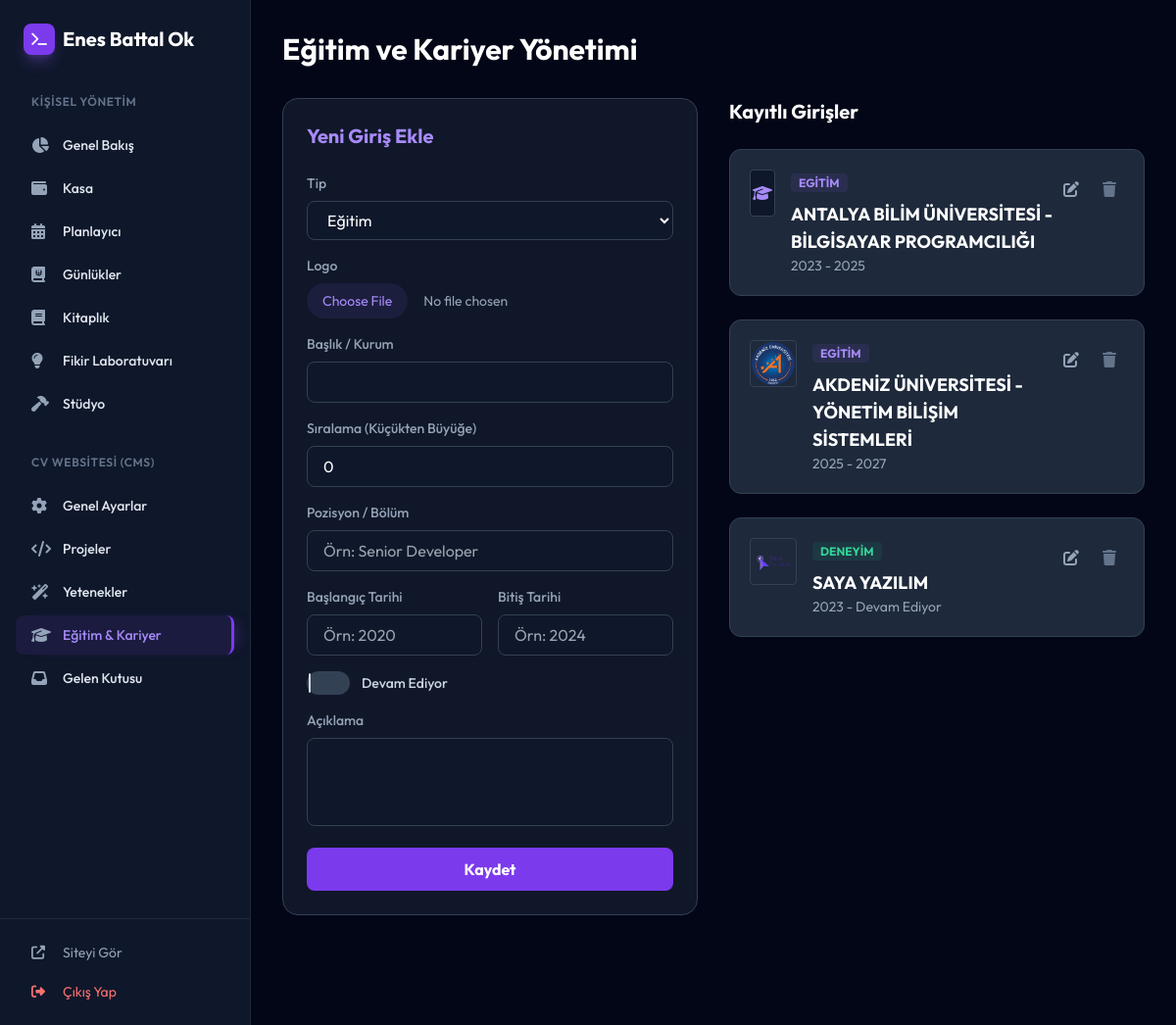
The page /admin/resume (signed in) on the database its author committed.
### models.py (models this page shows)
class YolHaritasi(db.Model):
    id = db.Column(db.Integer, primary_key=True)
    kategori_id = db.Column(db.Integer, db.ForeignKey('calisma_kategori.id'), nullable=True)
    baslik = db.Column(db.String(200), nullable=False)
    durum = db.Column(db.String(50))
    notlar = db.Column(db.Text)
    tip = db.Column(db.String(50)) # 'Egitim' veya 'Deneyim'
    tarih_araligi = db.Column(db.String(100))
    logo_url = db.Column(db.String(255))
    order_index = db.Column(db.Integer, default=0)
    start_date = db.Column(db.String(50))
    end_date = db.Column(db.String(50))
    is_active = db.Column(db.Boolean, default=False)
    position = db.Column(db.String(100))
    degree = db.Column(db.String(100)) # Yeni alan: Eğitim Derecesi
    kategori = db.relationship('CalismaKategori', backref=db.backref('yol_haritalari', lazy=True))

### main.py (the view, shortened to what this page needs)
    @app.route('/admin/resume', methods=['GET', 'POST'])
    @login_required
    def admin_resume():
        items = YolHaritasi.query.order_by(YolHaritasi.order_index.asc()).all()
        return render_template('admin_resume.html', items=items)

### templates/admin_resume.html (shortened to what this page needs)
{% extends "admin_base.html" %}
{% block content %}
<div class="pb-20">
    <h1 class="text-3xl font-bold text-white mb-8">Eğitim ve Kariyer Yönetimi</h1>
    <div class="grid grid-cols-1 lg:grid-cols-2 gap-8">
        <div class="bg-slate-800/50 p-6 rounded-2xl border border-slate-700 h-fit">
            <h2 class="text-xl font-bold text-violet-400 mb-6">Yeni Giriş Ekle</h2>
            <form action="{{ url_for('admin_resume') }}" method="POST" enctype="multipart/form-data" class="space-y-4">
                <div>
                    <label class="block text-sm font-medium text-slate-400 mb-2">Tip</label>
                    <select name="tip" class="w-full px-4 py-2 bg-slate-900 border border-slate-700 rounded-lg text-white focus:border-violet-500 outline-none">
                        <option value="Egitim">Eğitim</option>
                    </select>
                </div>
                <div>
                    <label class="block text-sm font-medium text-slate-400 mb-2">Logo</label>
                    <input type="file" name="logo" class="w-full text-sm text-slate-400 file:mr-4 file:py-2 file:px-4 file:rounded-full file:border-0 file:bg-violet-500/10 file:text-violet-400">
                </div>
                <div>
                    <label class="block text-sm font-medium text-slate-400 mb-2">Başlık / Kurum</label>
                    <input type="text" name="baslik" required class="w-full px-4 py-2 bg-slate-900 border border-slate-700 rounded-lg text-white focus:border-violet-500 outline-none">
                </div>
                <div>
                    <label class="block text-sm font-medium text-slate-400 mb-2">Sıralama (Küçükten Büyüğe)</label>
                    <input type="number" name="order_index" value="0" class="w-full px-4 py-2 bg-slate-900 border border-slate-700 rounded-lg text-white focus:border-violet-500 outline-none">
                </div>
                <div id="position_field">
                    <label class="block text-sm font-medium text-slate-400 mb-2">Pozisyon / Bölüm</label>
                    <input type="text" name="position" placeholder="Örn: Senior Developer" class="w-full px-4 py-2 bg-slate-900 border border-slate-700 rounded-lg text-white focus:border-violet-500 outline-none">
                </div>
                <div class="grid grid-cols-2 gap-4">
                    <div>
                        <label class="block text-sm font-medium text-slate-400 mb-2">Başlangıç Tarihi</label>
                        <input type="text" name="start_date" placeholder="Örn: 2020" class="w-full px-4 py-2 bg-slate-900 border border-slate-700 rounded-lg text-white focus:border-violet-500 outline-none">
                    </div>
                    <div>
                        <label class="block text-sm font-medium text-slate-400 mb-2">Bitiş Tarihi</label>
                        <input type="text" name="end_date" placeholder="Örn: 2024" class="w-full px-4 py-2 bg-slate-900 border border-slate-700 rounded-lg text-white focus:border-violet-500 outline-none">
                    </div>
                </div>
                <div class="flex items-center">
                    <label class="relative inline-flex items-center cursor-pointer">
                        <div class="w-11 h-6 bg-slate-700 peer-focus:outline-none peer-focus:ring-4 peer-focus:ring-violet-800 rounded-full peer peer-checked:after:translate-x-full peer-checked:after:border-white after:content-[''] after:absolute after:top-[2px] after:left-[2px] after:bg-white after:border-gray-300 after:border after:rounded-full after:h-5 after:width-5 after:transition-all peer-checked:bg-violet-600"></div>
                        <span class="ml-3 text-sm font-medium text-slate-300">Devam Ediyor</span>
                    </label>
                </div>
                <div>
                    <label class="block text-sm font-medium text-slate-400 mb-2">Açıklama</label>
                    <textarea name="notlar" rows="3" class="w-full px-4 py-2 bg-slate-900 border border-slate-700 rounded-lg text-white focus:border-violet-500 outline-none resize-none"></textarea>
                </div>
                <button type="submit" class="w-full py-2.5 bg-violet-600 hover:bg-violet-700 text-white font-bold rounded-lg transition-all">Kaydet</button>
            </form>
        </div>
        <div class="space-y-6">
            <h2 class="text-xl font-bold text-white">Kayıtlı Girişler</h2>
            {% for item in items %}
            <div class="bg-slate-800 p-5 rounded-xl border border-slate-700 flex justify-between items-start">
                <div class="flex gap-4">
                    {% if item.logo_url %}
                    <img src="{{ item.logo_url }}" class="w-12 h-12 rounded object-cover border border-slate-700">
                    {% else %}
                    <div class="w-12 h-12 rounded bg-slate-900 flex items-center justify-center border border-slate-700">
                        <i class="fas {% if item.tip == 'Egitim' %}fa-graduation-cap text-violet-400{% else %}fa-briefcase text-emerald-400{% endif %}"></i>
                    </div>
                    {% endif %}
                    <div>
                        <span class="text-xs font-bold uppercase px-2 py-0.5 rounded {% if item.tip == 'Egitim' %}bg-violet-500/10 text-violet-400{% else %}bg-emerald-500/10 text-emerald-400{% endif %}">{{ item.tip }}</span>
                        <h3 class="text-lg font-bold text-white mt-2">{{ item.baslik }}</h3>
                        <p class="text-slate-400 text-sm">{{ item.tarih_araligi }}</p>
                    </div>
                </div>
                <div class="flex gap-2">
                    <a href="{{ url_for('edit_resume', id=item.id) }}" class="text-slate-400 hover:text-violet-400 transition-colors p-2"><i class="fas fa-edit"></i></a>
                    <a href="{{ url_for('delete_resume', id=item.id) }}" class="text-slate-500 hover:text-red-500 transition-colors p-2"><i class="fas fa-trash"></i></a>
                </div>
            </div>
            {% endfor %}
        </div>
    </div>
</div>
{% endblock %}

### templates/admin_base.html (style rules this page uses)
body { font-family: 'Outfit', sans-serif; }

### rows shown on the page
YolHaritasi: tip "EGITIM", baslik "ANTALYA BİLİM ÜNİVERSİTESİ - BİLGİSAYAR PROGRAMCILIĞI", tarih_araligi "2023 - 2025"
YolHaritasi: logo_url (picture), tip "EGITIM", baslik "AKDENİZ ÜNİVERSİTESİ - YÖNETİM BİLİŞİM SİSTEMLERİ", tarih_araligi "2025 - 2027"
YolHaritasi: logo_url (picture), tip "DENEYIM", baslik "SAYA YAZILIM", tarih_araligi "2023 - Devam Ediyor"
